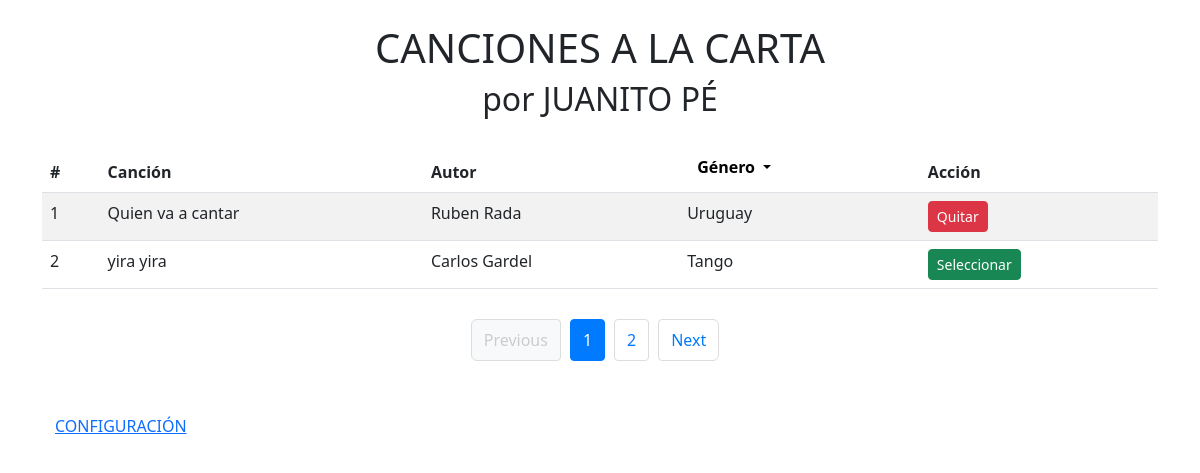
/1, run on an earlier commit of the app's database.
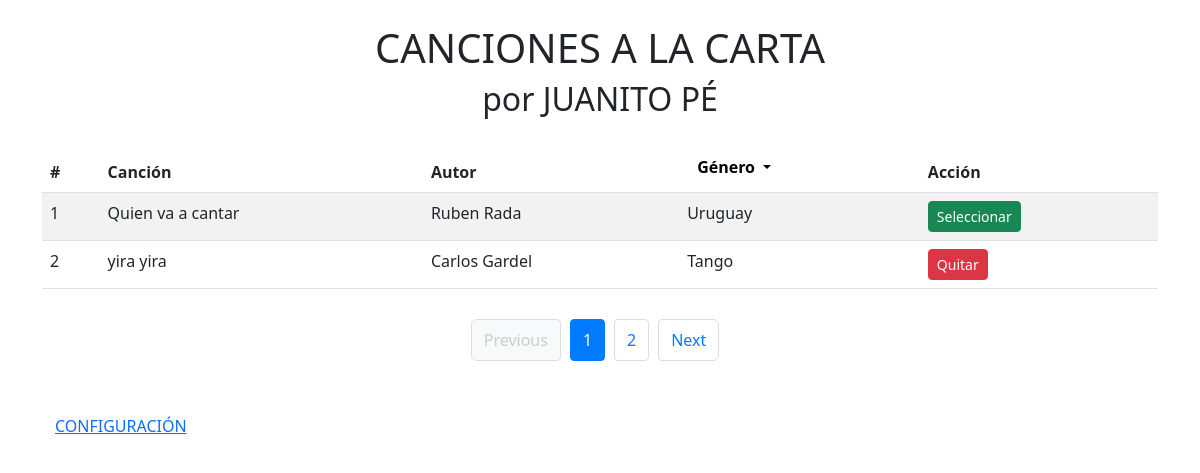
And on a later commit of the database.
### models/playlist.py (models this page shows, shortened)
class PlayList(db.Model):
    __tablename__ = "playlist"
    id = db.Column(db.Integer, primary_key=True)
    name = db.Column(db.String(80), nullable=False)
    author = db.Column(db.String(80), nullable=False)
    selected = db.Column(db.Boolean, default=False)
    genero_id = db.Column(db.Integer, db.ForeignKey("genero.id"), nullable=False)
    genero = db.relationship("Genero", back_populates="playlist")

class Genero(db.Model):
    __tablename__ = "genero"
    id = db.Column(db.Integer, primary_key=True)
    name = db.Column(db.String(80), nullable=False)
    playlist = db.relationship("PlayList", back_populates = "genero")

### app.py (the view)
@app.route('/<int:page_num>')
def user(page_num):
    genero_id = request.args.get('genero')
    query = PlayList.query
    if genero_id:
        query = query.filter_by(genero_id=genero_id)
    songs = query.paginate(per_page=2, page=page_num, error_out=True)
    generos = Genero.query.all()
    return render_template('user.html', songs=songs, generos=generos)

### templates/user.html (shortened to what this page needs)
<!DOCTYPE html>
<html lang="es">
<head>
    <link rel="stylesheet" href="{{ url_for('static', filename='css/styles.css') }}">
    <link href="https://cdn.jsdelivr.net/npm/bootstrap@5.3.0/dist/css/bootstrap.min.css" rel="stylesheet">
</head>
<body>
    <div class="container mt-4">
        <h1 class="text-center">CANCIONES A LA CARTA</h1>
        <h2 class="text-center">por JUANITO PÉ</h2>
        <table class="table table-striped mt-4">
            <thead>
                <tr>
                    <th>#</th>
                    <th>Canción</th>
                    <th>Autor</th>
                    <th>
                        <div class="dropdown">
                            <button class="dropdown-toggle" type="button" id="dropdownGenero" data-bs-toggle="dropdown" aria-expanded="false">
                                Género
                            </button>
                        </div>
                    </th>
                    <th>Acción</th>
                </tr>
            </thead>
            <tbody>
                {% for song in songs.items %}
                    <tr id="song-{{ song.id }}">
                        <td>{{ song.id }}</td>
                        <td>{{ song.name }}</td>
                        <td>{{ song.author }}</td>
                        <td>{{ song.genero.name }}</td>
                        <td>
                            {% if song.selected %}
                                <form method="POST" action="{{ url_for('deselect_song', song_id=song.id) }}" style="display:inline;">
                                    <button type="submit" class="btn btn-danger btn-sm">Quitar</button>
                                </form>
                            {% else %}
                                <form method="POST" action="{{ url_for('select_song', song_id=song.id) }}" style="display:inline;">
                                    <button type="submit" class="btn btn-success btn-sm">Seleccionar</button>
                                </form>
                            {% endif %}
                        </td>
                    </tr>
                {% endfor %}
            </tbody>
        </table>
               <nav aria-label="...">
          <ul class="pagination">
            <li class="page-item {% if not songs.has_prev %}disabled{% endif %}">
              <a class="page-link" href="{% if songs.has_prev %}{{ url_for('user', page_num=songs.prev_num) }}{% else %}#{% endif %}">
                Previous
              </a>
            </li>
            {% for page in songs.iter_pages() %}
              {% if page %}
                <li class="page-item {% if page == songs.page %}active{% endif %}" aria-current="{% if page == songs.page %}page{% endif %}">
                  {% if page == songs.page %}
                    <a class="page-link">{{ page }}</a>
                  {% else %}
                    <a class="page-link" href="{{ url_for('user', page_num=page) }}">{{ page }}</a>
                  {% endif %}
                </li>
              {% else %}
                <li class="page-item disabled">
                  <span class="page-link">…</span>
                </li>
              {% endif %}
            {% endfor %}
            <li class="page-item {% if not songs.has_next %}disabled{% endif %}">
              <a class="page-link" href="{% if songs.has_next %}{{ url_for('user', page_num=songs.next_num) }}{% else %}#{% endif %}">
                Next
              </a>
            </li>
          </ul>
        </nav>
        <a href="{{ url_for('admin_panel.index') }}" class="btn btn-link mt-3">CONFIGURACIÓN</a>
    </div>
</body>
</html>

### static/css/styles.css (style rules this page uses)
body { background-color: #f0e68c; font-family: Arial, sans-serif; text-align: center; margin: 0; padding: 0; }
.container { margin: 20px auto; width: 80%; }
.dropdown-toggle { background-color: white !important; border: none !important; color: black !important; font-weight: 700 !important; font-size: 16px; padding: 5px 10px; box-shadow: none !important; }
.dropdown-toggle::after { color: black !important; }
.pagination { display: flex; justify-content: center; flex-wrap: wrap; padding: 10px; margin: 20px auto; }
.pagination .page-item { margin: 0 5px; }
.pagination .page-link { color: #007bff; text-decoration: none; padding: 8px 12px; border: 1px solid #ddd; border-radius: 4px; }
.pagination .page-item.active .page-link { background-color: #007bff; color: white; border-color: #007bff; }
.pagination .page-item.disabled .page-link { color: #ccc; pointer-events: none; background-color: #f8f9fa; border-color: #ddd; }

What changed in the data, as far as the page shows it:
changed PlayList "Quien va a cantar": selected "Quitar" → "Seleccionar"
changed PlayList "yira yira": selected "Seleccionar" → "Quitar"
